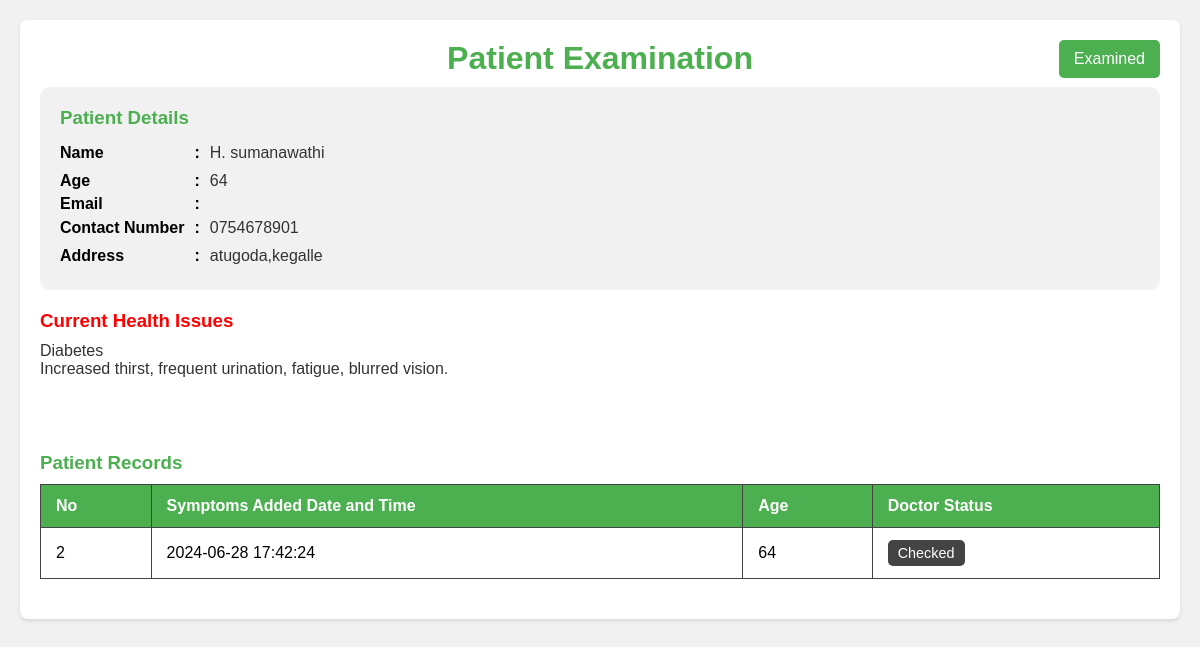
/doctor/examine.php?pid=2, run on an earlier commit of the app's database.
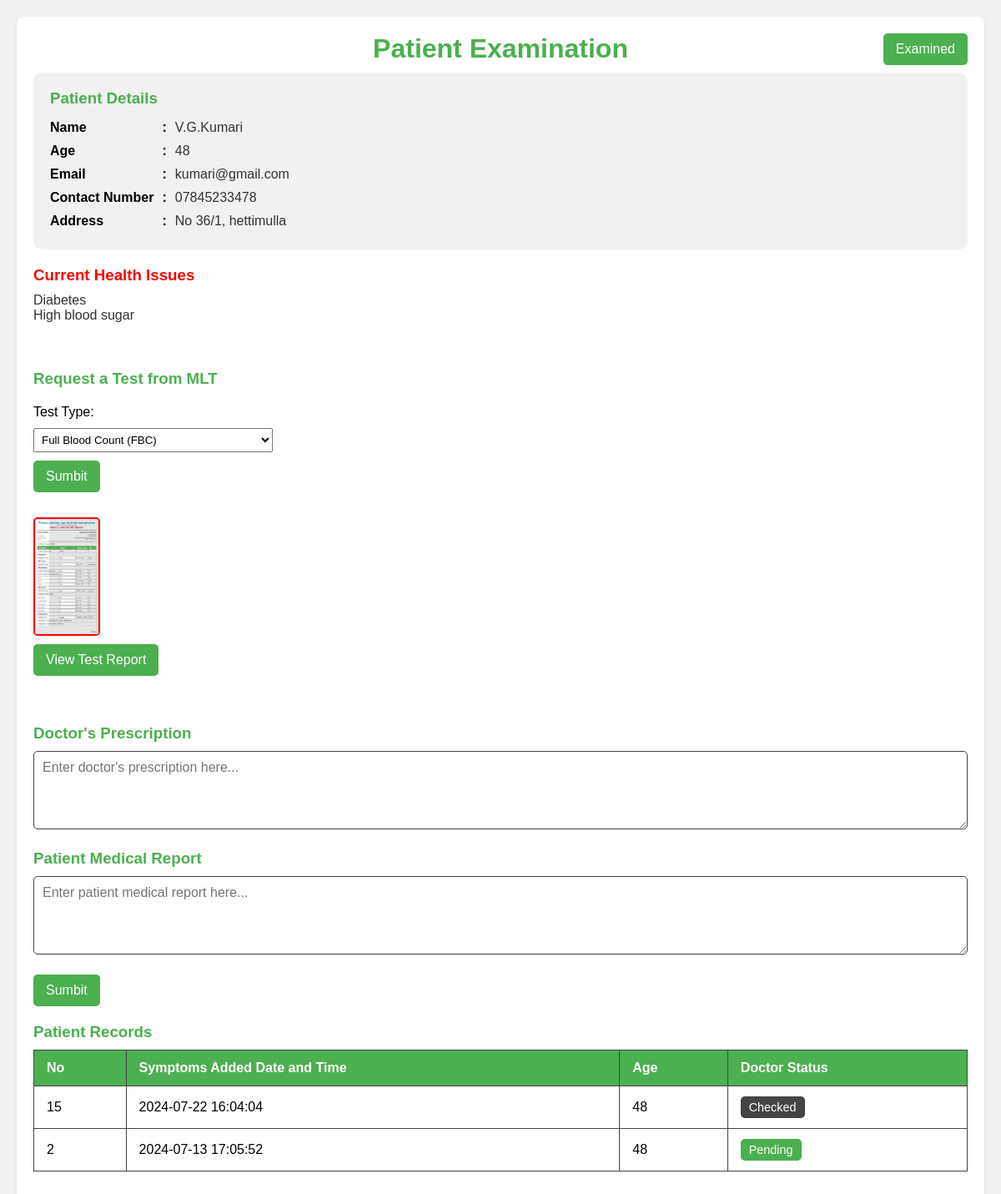
And on a later commit of the database.
### tables this page shows
CREATE TABLE IF NOT EXISTS `patients_details` (
  `id` int NOT NULL AUTO_INCREMENT,
  `patients_id` int DEFAULT NULL,
  `age` int DEFAULT NULL,
  `reception_id` varchar(50) DEFAULT NULL,
  `symptoms` text,
  `medical_report` text,
  `Prescriptions` text,
  `Prescriptions_date` datetime DEFAULT NULL,
  `doctor_id` varchar(50) DEFAULT NULL,
  `symptoms_date` datetime DEFAULT NULL,
  `medicine_status` varchar(50) DEFAULT 'pending',
  PRIMARY KEY (`id`),
  KEY `FK_patients_details_register_patients` (`patients_id`),
  KEY `FK_patients_details_register_reception` (`reception_id`),
  KEY `FK_patients_details_registered_doctor` (`doctor_id`),
  CONSTRAINT `FK_patients_details_register_patients` FOREIGN KEY (`patients_id`) REFERENCES `registered_patients` (`p_id`),
  CONSTRAINT `FK_patients_details_register_reception` FOREIGN KEY (`reception_id`) REFERENCES `registered_reception` (`id_num`),
  CONSTRAINT `FK_patients_details_registered_doctor` FOREIGN KEY (`doctor_id`) REFERENCES `registered_doctor` (`id_num`)
);

CREATE TABLE IF NOT EXISTS `registered_patients` (
  `p_id` int NOT NULL AUTO_INCREMENT,
  `name` varchar(50) DEFAULT NULL,
  `mobile` varchar(12) DEFAULT NULL,
  `email` varchar(50) DEFAULT NULL,
  `id_num` varchar(20) DEFAULT NULL,
  `address` text,
  `age` int DEFAULT NULL,
  `register_date` datetime DEFAULT NULL,
  `reception_id` varchar(50) DEFAULT NULL,
  PRIMARY KEY (`p_id`),
  KEY `FK_register_patients_register_reception` (`reception_id`),
  CONSTRAINT `FK_register_patients_register_reception` FOREIGN KEY (`reception_id`) REFERENCES `registered_reception` (`id_num`)
);

CREATE TABLE IF NOT EXISTS `bloodtest` (
  `id` int NOT NULL AUTO_INCREMENT,
  `patientDetails_id` int DEFAULT NULL,
  `reportName` varchar(150) DEFAULT NULL,
  `test_type` varchar(50) DEFAULT NULL,
  `issued_Date` datetime DEFAULT NULL,
  `mlt_id` varchar(50) DEFAULT NULL,
  PRIMARY KEY (`id`),
  KEY `FK_bloodtest_patients_details` (`patientDetails_id`),
  CONSTRAINT `FK_bloodtest_patients_details` FOREIGN KEY (`patientDetails_id`) REFERENCES `patients_details` (`id`)
);

### connection.php (called while the page is built, shortened)
<?php
class Database
{
    public static $connection;
    public static function SetUpConnection()
    {
        if (!isset(Database::$connection)) {
            Database::$connection = new mysqli(DB_HOST, DB_USER, DB_PASS, DB_NAME, DB_PORT);
        }
    }
    public static function search($q)
    {
        return Database::$connection->query($q);
    }
}

### doctor/examine.php (the view, shortened to what the changed rows need)
<!DOCTYPE html>
<html lang="en">
<head>
    <link rel="stylesheet" href="../assets/css/common.css">
</head>
<body>
    <?php
    require_once "../connection.php";
    $pid = $_GET["pid"];
    $patiientResultSet = Database::search("SELECT `registered_patients`.`p_id` AS `p_id`,`patients_details`.`medical_report` AS `mediReport`,`patients_details`.`id` AS `pdi`,`patients_details`.`age` AS `age`, `registered_patients`.`name` AS `name`, `registered_patients`.`email` AS `email`,
     `registered_patients`.`mobile` AS `mobile`, `registered_patients`.`address` AS `address`, `patients_details`.`symptoms` AS `symptoms`, `patients_details`.`Prescriptions` AS `prescriptions`
      FROM `registered_patients` INNER JOIN `patients_details` ON `registered_patients`.`p_id` =`patients_details`.`patients_id`  WHERE `patients_details`.`id` = '" . $pid . "'");
    $numRows = $patiientResultSet->num_rows;
    if ($numRows == 1) {
        $pDetaila = $patiientResultSet->fetch_assoc();
    ?>
        <div class="container">
            <div class="container-header">
                <h1>Patient Examination</h1>
                <button onclick="examined(<?php echo $pDetaila['pdi'] ?>)" id="examined-btn" class="examined-btn">Examined</button>
            </div>
            <div class="patient-details">
                <h3>Patient Details</h3>
                <div class="detail-grid">
                    <strong>Name</strong>
                    <strong>:</strong>
                    <p><?php echo $pDetaila["name"] ?></p>
                    <strong>Age</strong>
                    <strong>:</strong>
                    <p><?php echo $pDetaila["age"] ?></p>
                    <strong>Email</strong>
                    <strong>:</strong>
                    <p><?php echo $pDetaila["email"] ?></p>
                    <strong>Contact Number</strong>
                    <strong>:</strong>
                    <p><?php echo $pDetaila["mobile"] ?></p>
                    <strong>Address</strong>
                    <strong>:</strong>
                    <p><?php echo $pDetaila["address"] ?></p>
                </div>
            </div>
            <div class="health-issues">
                <h3 style="color: red;">Current Health Issues</h3>
                <p style="white-space:pre-wrap;"><?php echo $pDetaila["symptoms"] ?></p>
            </div>
            <br />
            <br />
            <?php
            if ($pDetaila['prescriptions'] == '') {
            ?>
            <div class="req-test">
                <h3>Request a Test from MLT</h3>
                <label for="test">Test Type:</label>
                <select name="test" id="test">
                    <option value="fbc">Full Blood Count (FBC)</option>
                </select>
                <button onclick="mltBloodRequest(<?php echo $pid ?>);" class="submit-records">Sumbit</button>
                <?php
                $mltBloodResultSet = Database::search("SELECT * FROM `bloodtest` WHERE `patientDetails_id` = '" . $pid . "'  ORDER BY `id` DESC LIMIT 1");
                $mltBloodRow = $mltBloodResultSet->num_rows;
                if ($mltBloodRow == 1) {
                    $mltBloodData = $mltBloodResultSet->fetch_assoc();
                    if ($mltBloodData['reportName'] != '' || $mltBloodData['reportName'] != null) {
                ?>
                        <img id="myImg" src="../MLT/images/<?php echo $mltBloodData['reportName'] ?>" alt="Medical Report" style="width:50%;max-width:80px;border: 2px solid red;">
                        <button onclick="openReportImage()" class="submit-records">View Test Report</button>
                <?php
                    }
                }
                ?>
            </div>
            <br />
            <?php
            }
            if ($pDetaila['prescriptions'] == '') {
            ?>
                <div class="doctor-prescription">
                    <h3>Doctor's Prescription</h3>
                    <textarea style="white-space: pre-line;" id="prescription" rows="4" placeholder="Enter doctor's prescription here..."></textarea>
                </div>
                <?php
                if ($pDetaila['mediReport'] == 'yes') {
                ?>
                    <div class="medical-report">
                        <h3>Patient Medical Report</h3>
                        <textarea style="white-space: pre-line;" id="medicalReport" rows="4" placeholder="Enter patient medical report here..."></textarea>
                    </div>
                    <button onclick="submitPrescription('<?php echo $pDetaila['pdi'] ?>','yes')" class="submit-records">Sumbit</button>
            <?php
                }
            }
            ?>
            <div class="symptoms-table-container">
                <h3>Patient Records</h3>
                <table id="symptomsTable">
                    <thead>
                        <tr>
                            <th>No</th>
                            <th>Symptoms Added Date and Time</th>
                            <th>Age</th>
                            <th>Doctor Status</th>
                        </tr>
                    </thead>
                    <tbody>
                        <?php
                        $patientDetailsResultSet = Database::search("SELECT * FROM `patients_details` WHERE `patients_id` = '" . $pDetaila['p_id'] . "' ORDER BY `id` DESC");
                        $patientDetailsCount = $patientDetailsResultSet->num_rows;
                        if ($patientDetailsCount > 0) {
                            while ($patientDetailsResult = $patientDetailsResultSet->fetch_assoc()) {
                                $recordId = $patientDetailsResult["id"];
                        ?>
                                <tr onclick="showPopup('details-popup-<?php echo $recordId; ?>')">
                                    <td><?php echo $recordId; ?></td>
                                    <td><?php echo $patientDetailsResult["symptoms_date"]; ?></td>
                                    <td><?php echo $patientDetailsResult["age"]; ?></td>
                                    <?php if (empty($patientDetailsResult["Prescriptions"])) { ?>
                                        <td><button class="status-btn pending">Pending</button></td>
                                    <?php } else { ?>
                                        <td><button class="status-btn checked">Checked</button></td>
                                    <?php } ?>
                                </tr>
                        <?php
                            }
                        }
                        ?>
                    </tbody>
                </table>
            </div>
        </div>
    <?php
    }
    ?>
</body>
</html>

What changed in the data, as far as the page shows it:
changed patients_details id 2: patients.name "H. sumanawathi" → "V.G.Kumari"; age "64" → "48"; patients.email (not shown) → "kumari@gmail.com"; patients.mobile "0754678901" → "07845233478"; patients.address "atugoda,kegalle" → "No 36/1, hettimulla"; symptoms "Diabetes Increased thirst, frequent urination, fatigue, blurred vision." → "Diabetes High blood sugar"; symptoms_date "2024-06-28 17:42:24" → "2024-07-13 17:05:52"; Prescriptions "Checked" → "Pending"
now on this page (row edited): bloodtest: reportName (picture)
now on this page (row edited): patients_details: id "15", symptoms_date "2024-07-22 16:04:04", age "48", shows "Checked"
Also different on the page:
form field test: (not shown) → "Full Blood Count (FBC)"
text now shown: "Request a Test from MLT Test Type: Sumbit View Test Report Doctor's Prescription Patient Medical Report Sumbit"
